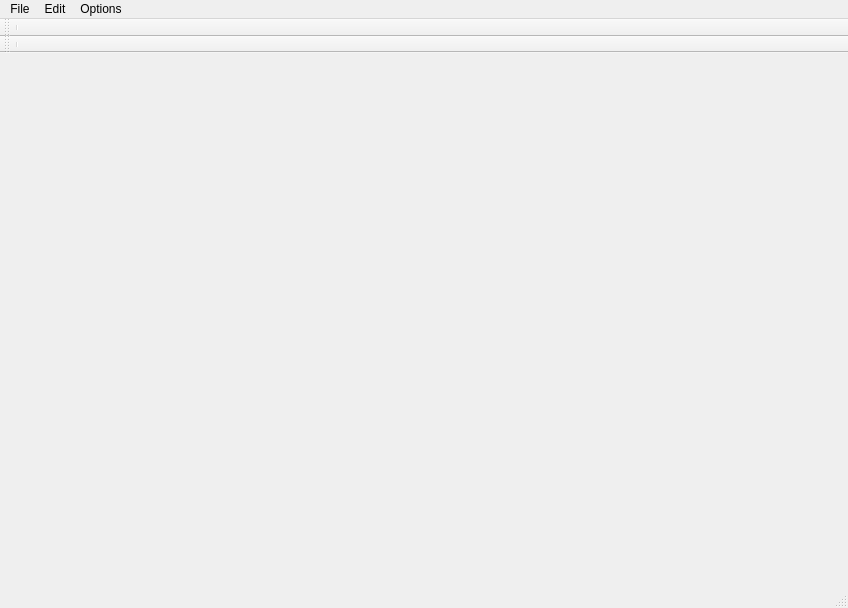
<?xml version="1.0" encoding="UTF-8"?>
<ui version="4.0">
 <class>MainWindow</class>
 <widget class="QMainWindow" name="MainWindow">
  <property name="geometry">
   <rect>
    <x>0</x>
    <y>0</y>
    <width>848</width>
    <height>608</height>
   </rect>
  </property>
  <property name="windowTitle">
   <string>MainWindow</string>
  </property>
  <widget class="QWidget" name="centralWidget">
   <layout class="QVBoxLayout" name="verticalLayout_2">
    <item>
     <layout class="QHBoxLayout" name="horizontalLayout"/>
    </item>
   </layout>
  </widget>
  <widget class="QMenuBar" name="menuBar">
   <property name="geometry">
    <rect>
     <x>0</x>
     <y>0</y>
     <width>848</width>
     <height>24</height>
    </rect>
   </property>
   <widget class="QMenu" name="menuFile">
    <property name="title">
     <string>File</string>
    </property>
   </widget>
   <widget class="QMenu" name="menuEdit">
    <property name="title">
     <string>Edit</string>
    </property>
   </widget>
   <widget class="QMenu" name="menuOptions">
    <property name="title">
     <string>Options</string>
    </property>
    <addaction name="actionAccounts"/>
   </widget>
   <addaction name="menuFile"/>
   <addaction name="menuEdit"/>
   <addaction name="menuOptions"/>
  </widget>
  <widget class="QToolBar" name="mainToolBar">
   <property name="sizePolicy">
    <sizepolicy hsizetype="Maximum" vsizetype="Fixed">
     <horstretch>0</horstretch>
     <verstretch>0</verstretch>
    </sizepolicy>
   </property>
   <attribute name="toolBarArea">
    <enum>TopToolBarArea</enum>
   </attribute>
   <attribute name="toolBarBreak">
    <bool>true</bool>
   </attribute>
   <addaction name="separator"/>
  </widget>
  <widget class="QStatusBar" name="statusBar"/>
  <widget class="QToolBar" name="shortcutsToolbar">
   <property name="sizePolicy">
    <sizepolicy hsizetype="Maximum" vsizetype="Fixed">
     <horstretch>0</horstretch>
     <verstretch>0</verstretch>
    </sizepolicy>
   </property>
   <property name="windowTitle">
    <string/>
   </property>
   <property name="movable">
    <bool>true</bool>
   </property>
   <property name="floatable">
    <bool>true</bool>
   </property>
   <attribute name="toolBarArea">
    <enum>TopToolBarArea</enum>
   </attribute>
   <attribute name="toolBarBreak">
    <bool>true</bool>
   </attribute>
   <addaction name="separator"/>
  </widget>
  <action name="actionAccounts">
   <property name="text">
    <string>Accounts...</string>
   </property>
  </action>
 </widget>
 <layoutdefault spacing="6" margin="11"/>
 <resources/>
 <connections/>
</ui>
